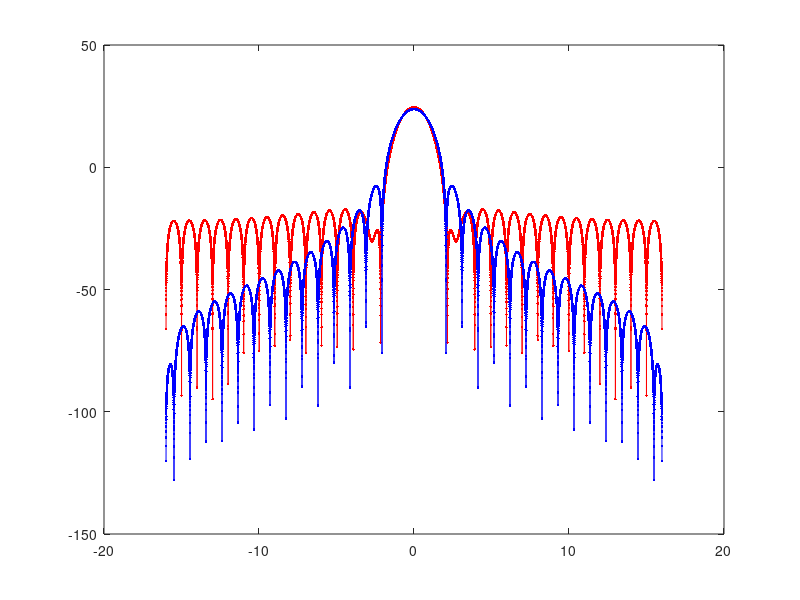

Write the MATLAB code that produced this figure.
clear;

N=32; 
Nfft=2^14;
B=16; % bits in window word.

w=hamming(N,'symmetric'); 

plot(w,'ro-');
plot(N*(-Nfft/2:Nfft/2-1)/Nfft, 20*log10(fftshift(abs(fft(w,Nfft)))),'r.-');

hold on;
w=hanning(N,'symmetric'); 
plot(N*(-Nfft/2:Nfft/2-1)/Nfft, 20*log10(fftshift(abs(fft(w,Nfft)))),'b.-');
hold off;

% scale and quantize the window coefficients.
A = (2^(B-1))-1;
w_q = round(A*w);

% print the table in verilog format.
printf('    // Nwin = %d\n', N); 
printf('    const logic [%d-1:0][%d-1:0] win = {\n', N, B);
for i=1:N
    printf('        %d,\n', w_q(i));
end
printf('    };\n');